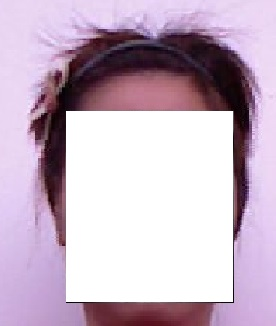
%> input picture data/fusion.jpg, 276 x 326 px
$ octave --eval "result = compute_features('data/fusion.jpg');"   (GNU Octave 9; MATLAB toolbox functions it lacks are replaced by stand-ins)
%> lines starting %> are read from the running program, lines starting %| are printed output that depends on the picture
function [ landmarks ] = compute_features( impath,talk )
%> called with impath = 'data/fusion.jpg'
%COMPUTE_FEATURES puts im_path image in a placeholder to compute complete
%face and runs facetracker stasm4.0 to compute locations of eyes, nose and
%middle of top lip
if nargin<2
    talk = 0;
end

fusion_path = '.\data\fusion.jpg';
loc = [112 67];
%% make and write temp(fullface) image for face tracker
im = imread(impath);
%> im is the input picture: size 326x276x3 uint8; mean R, G, B 198.7, 178.9, 196.9
if size(im,3)==3
    im = rgb2gray(im);
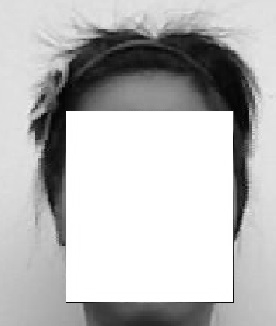
%> im: size 326x276 uint8; min 2, max 255, mean 186.9
end
holder = rgb2gray(imread(fusion_path));
holder([0:size(im,1)-1]+loc(1),[0:size(im,2)-1]+loc(2)) = im;
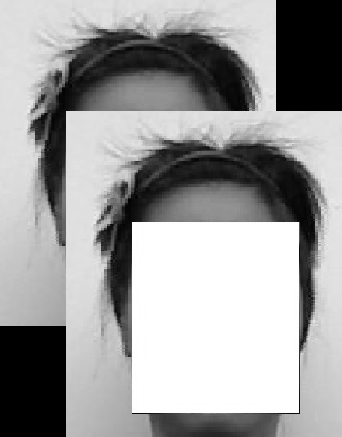
%> holder: size 437x342 uint8; min 0, max 255, mean 157.4
imwrite(holder,'.\data\temp.jpg');

%% Run face tracker
[~, output] = system(['stasm4\minimal  .\data\temp.jpg .\stasm4']);
delete('.\data\temp.jpg')

%% extract features
try
    landmarks = reshape(str2num(output),2,77)-repmat([67;111],1,77);
    pts = [33 43 53 63];
    landmarks = landmarks(:,pts);
catch
    landmarks = [];
    return;
end
%% display results
if talk
    imshow(imread(impath));hold on
    plot(landmarks(1,:),landmarks(2,:),'o')
end

end

$ run again, on data/yaleb01.jpg
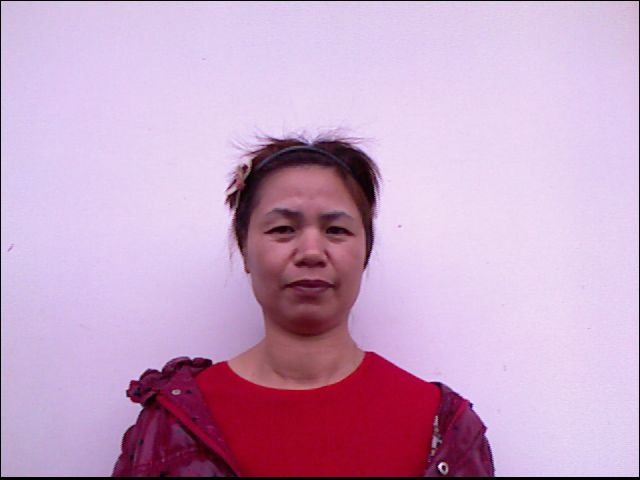
%> input picture data/yaleb01.jpg, 640 x 480 px
%> in compute_features, im is the input picture: size 480x640x3 uint8; mean R, G, B 201.1, 163.8, 196.6
%> im: size 480x640 uint8
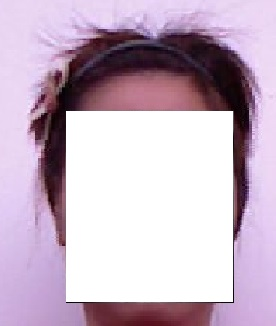
%> input picture data/fusion.jpg, 276 x 326 px
%> in compute_features, `holder([0:size(im,1)-1]+loc(1),[0:size(im,2)-1]+loc(2)) = im;`:
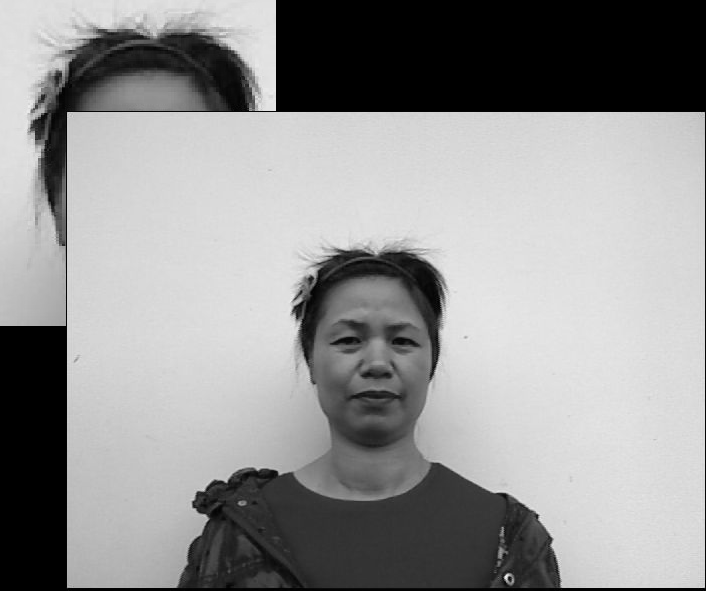
%> holder: size 591x706 uint8; min 0, max 239, mean 147.7
